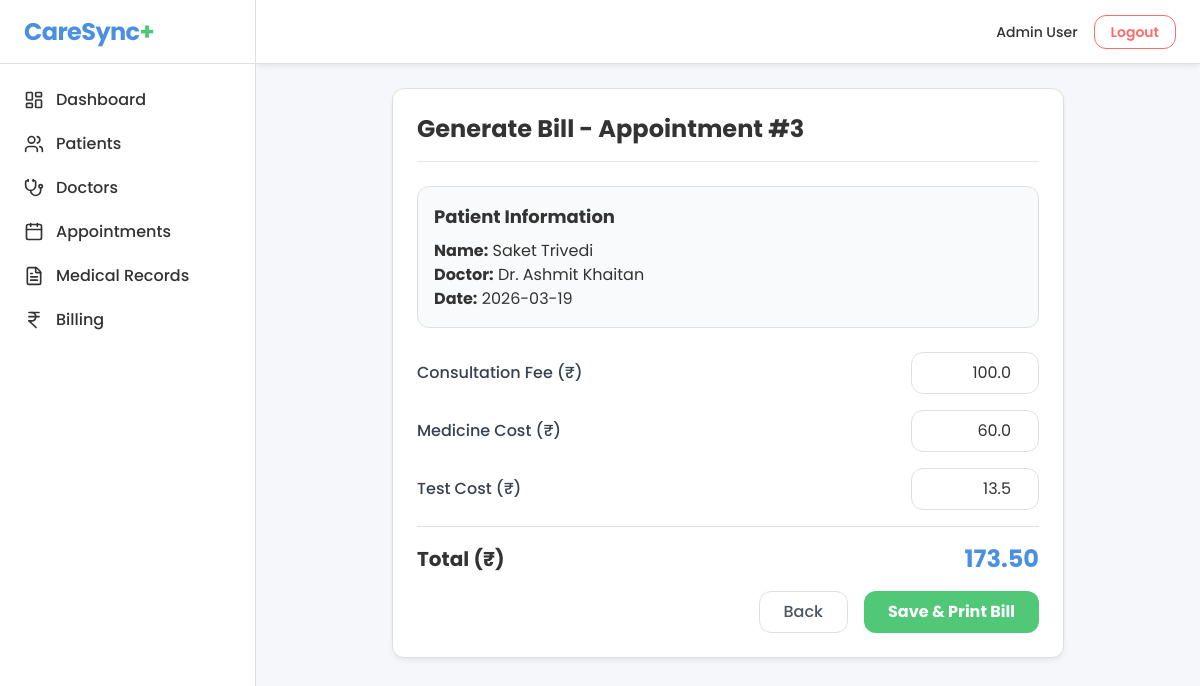
The app's page /billing/3 with its own data.
### models.py (models this page shows)
class Appointment(db.Model):
    __tablename__ = 'appointments'
    id = db.Column(db.Integer, primary_key=True)
    patient_id = db.Column(db.Integer, db.ForeignKey('patients.id'), nullable=False)
    doctor_id = db.Column(db.Integer, db.ForeignKey('doctors.id'), nullable=False)
    date = db.Column(db.Date, nullable=False)
    time = db.Column(db.Time, nullable=False)
    status = db.Column(db.String(20), nullable=False, default='Scheduled')
    bill = db.relationship('Bill', backref='appointment', uselist=False, lazy=True)

class Patient(db.Model):
    __tablename__ = 'patients'
    id = db.Column(db.Integer, primary_key=True)
    name = db.Column(db.String(100), nullable=False)
    age = db.Column(db.Integer, nullable=False)
    gender = db.Column(db.String(10), nullable=False)
    contact = db.Column(db.String(50), nullable=False)
    appointments = db.relationship('Appointment', backref='patient', lazy=True)
    records = db.relationship('MedicalRecord', backref='patient', lazy=True)
    bills = db.relationship('Bill', backref='patient', lazy=True)

class Doctor(db.Model):
    __tablename__ = 'doctors'
    id = db.Column(db.Integer, primary_key=True)
    name = db.Column(db.String(100), nullable=False)
    specialization = db.Column(db.String(100), nullable=False)
    contact = db.Column(db.String(50), nullable=False)
    appointments = db.relationship('Appointment', backref='doctor', lazy=True)

class Bill(db.Model):
    __tablename__ = 'bills'
    id = db.Column(db.Integer, primary_key=True)
    patient_id = db.Column(db.Integer, db.ForeignKey('patients.id'), nullable=False)
    appointment_id = db.Column(db.Integer, db.ForeignKey('appointments.id'), nullable=False)
    consultation_fee = db.Column(db.Float, nullable=False, default=0.0)
    medicine_cost = db.Column(db.Float, nullable=False, default=0.0)
    test_cost = db.Column(db.Float, nullable=False, default=0.0)
    total = db.Column(db.Float, nullable=False, default=0.0)
    date = db.Column(db.Date, nullable=False)

### app.py (the view, shortened to what this page needs)
@app.route('/billing/<int:appointment_id>', methods=['GET', 'POST'])
def billing(appointment_id):
    appointment = Appointment.query.get_or_404(appointment_id)
    bill = Bill.query.filter_by(appointment_id=appointment.id).first()
    return render_template('billing.html', appointment=appointment, bill=bill)

### templates/billing.html (shortened to what this page needs)
{% extends 'base.html' %}
{% block content %}
<div class="max-w-2xl mx-auto">
    <div class="bg-surface rounded-xl shadow-soft p-6 border border-[#E0E0E0]">
        <h1 class="text-2xl font-bold mb-6 border-b pb-4">Generate Bill - Appointment #{{ appointment.id }}</h1>
        <div class="mb-6 bg-gray-50 p-4 rounded-xl border border-[#E0E0E0]">
            <h3 class="font-bold text-lg mb-2">Patient Information</h3>
            <p><strong>Name:</strong> {{ appointment.patient.name }}</p>
            <p><strong>Doctor:</strong> Dr. {{ appointment.doctor.name }}</p>
            <p><strong>Date:</strong> {{ appointment.date }}</p>
        </div>
        <form method="POST" action="{{ url_for('billing', appointment_id=appointment.id) }}" class="space-y-4">
            <div class="flex items-center justify-between">
                <label class="font-medium text-gray-700">Consultation Fee (₹)</label>
                <input type="number" step="0.01" name="consultation_fee" id="consultation" value="{{ bill.consultation_fee if bill else 0 }}" class="w-32 px-3 py-2 border border-[#E0E0E0] rounded-xl text-right calc-input">
            </div>
            <div class="flex items-center justify-between">
                <label class="font-medium text-gray-700">Medicine Cost (₹)</label>
                <input type="number" step="0.01" name="medicine_cost" id="medicine" value="{{ bill.medicine_cost if bill else 0 }}" class="w-32 px-3 py-2 border border-[#E0E0E0] rounded-xl text-right calc-input">
            </div>
            <div class="flex items-center justify-between">
                <label class="font-medium text-gray-700">Test Cost (₹)</label>
                <input type="number" step="0.01" name="test_cost" id="test" value="{{ bill.test_cost if bill else 0 }}" class="w-32 px-3 py-2 border border-[#E0E0E0] rounded-xl text-right calc-input">
            </div>
            <div class="border-t border-[#E0E0E0] pt-4 mt-6 flex items-center justify-between">
                <span class="text-xl font-bold">Total (₹)</span>
                <span class="text-2xl font-bold text-primary" id="totalDisplay">0.00</span>
            </div>
            <div class="mt-8 flex justify-end space-x-4">
                <a href="{{ url_for('appointments') }}" class="px-6 py-2 border border-[#E0E0E0] rounded-xl text-gray-600 hover:bg-gray-100 font-medium">Back</a>
                <button type="submit" class="px-6 py-2 bg-secondary text-white rounded-xl font-bold hover:bg-green-600 transition">Save & Print Bill</button>
            </div>
        </form>
    </div>
</div>
{% endblock %}

### templates/base.html (style rules this page uses)
body { color: #333333; background-color: #F5F7FA; font-family: 'Poppins', system-ui, sans-serif; }

### records on screen
Appointment: id "3", date "2026-03-19"
Patient: patient.name "Saket Trivedi"
Doctor: doctor.name "Ashmit Khaitan"
Bill: consultation_fee "100.0", medicine_cost "60.0", test_cost "13.5"
